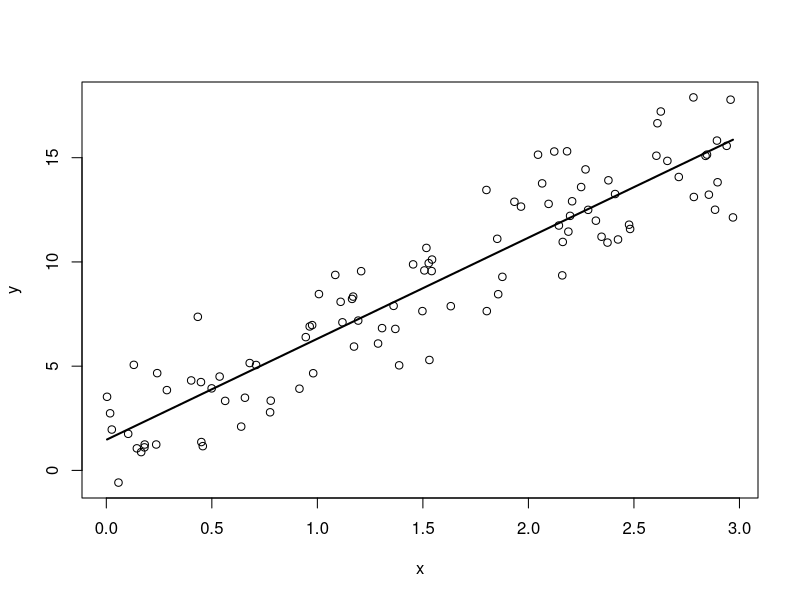
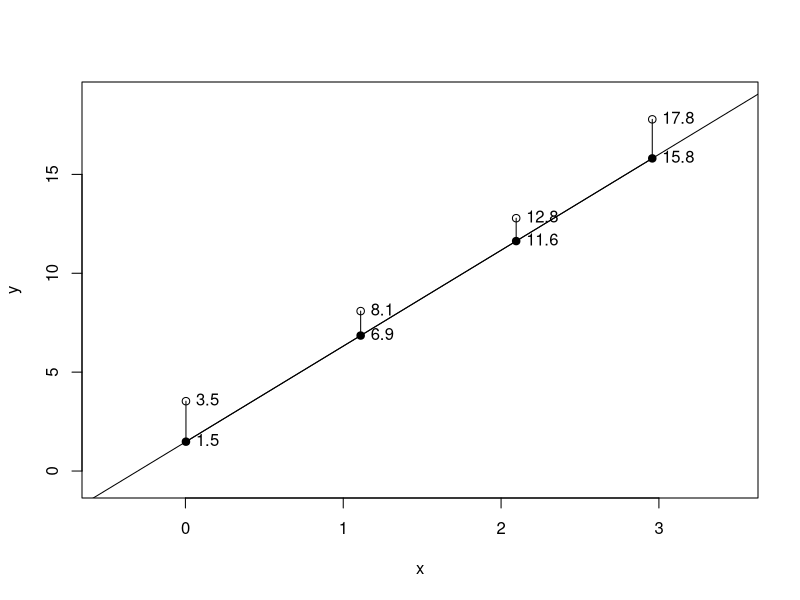
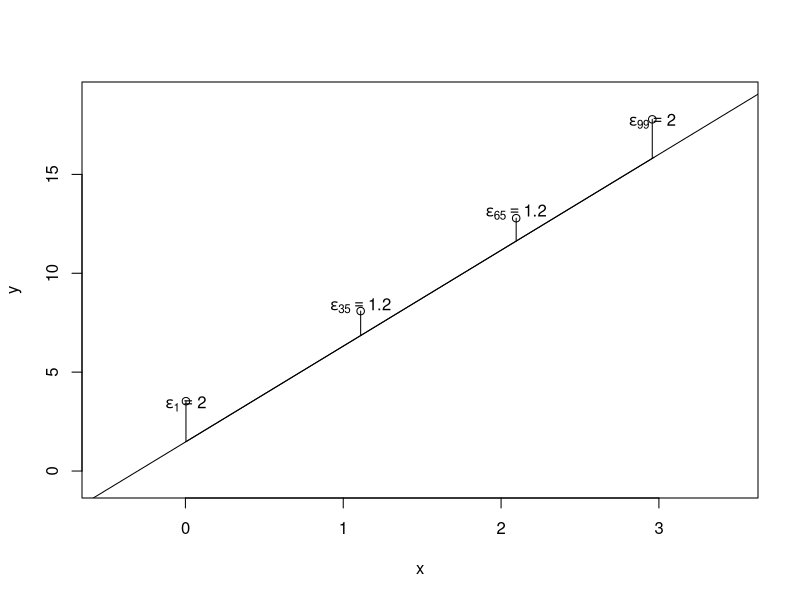
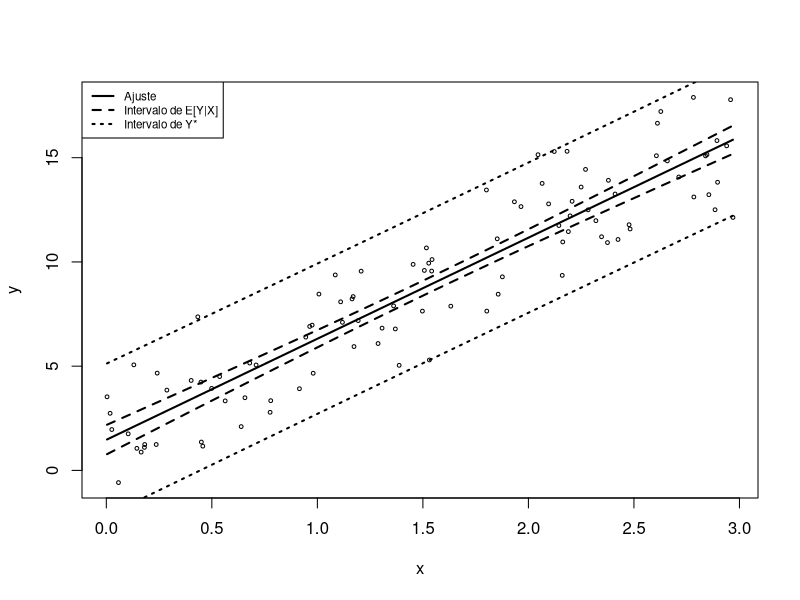
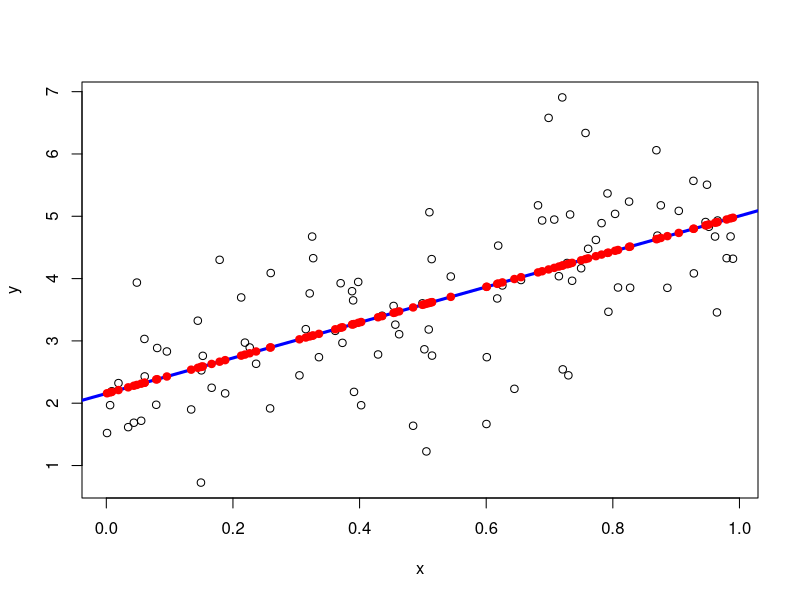
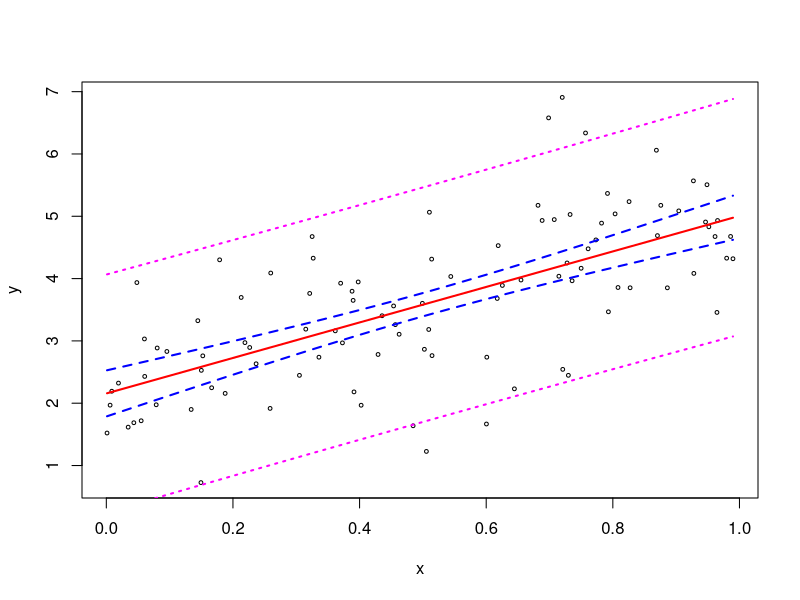

Write R code to recreate these figures, in order.
###########################################################################
### Regresion Lineal Simple
###########################################################################

###########################################################################
### Datos simulados
dev.new(width=4,height=4)

n = 100 ; B0 = 1 ; B1 = 5 ; sigma2 = 2.5 ;   # valores de los parametros
set.seed(12345)                            # semilla
x = runif(n, 0,3)                          # variable explicativa
Eps = rnorm(n, mean=0,sd=sqrt(sigma2))     # errores
y = B0 + B1*x + Eps                        # variable respuesta
plot(x,y)                                  # grafica los puntos (x,y)
modelo <- lm(y ~ x)                        # regresion lineal simple
lines(x,modelo$fit, lwd=2)                 # grafica la linea ajustada
summary(modelo)

###########################################################################
### Residuales

idx = c(1,35,65,99)
x1 = x[order(x)]                      # ordena x, guarda en x1 las 
x1 = x1[idx]                          # observaciones     
y1 = y[order(x)]                      # ordena y con base en x, guarda en 
y1 = y1[idx]                          # y1 las observaciones
fit1 = modelo$fitted.values[order(x)] # ordena los datos ajustados con base
fit1 = fit1[idx]                      # en x, guarda en fit1 las 
                                      # observaciones

plot(x1,y1, xlab="x",ylab="y",        # grafica (x1,y1)
  xlim=c(min(x)-0.5,max(x)+0.5),ylim=c(min(y),max(y)+1))
lines(x,modelo$fitted.values)         # grafica la linea ajustada
abline(reg = modelo)
for(i in 1:4){                        # grafica las lineas entre los puntos
  lines(c(x1[i],x1[i]),c(y1[i],fit1[i]))   # (x1,y1) y (x1,fit1)     
}
points(x1,fit1, pch=19)               # grafica los puntos (x1,fit1)
text(x1,fit1, labels=round(fit1,1),pos=4)  # grafica la coordenada fit1
text(x1,y1, labels=round(y1,1),pos=4)      # grafica la coordenada y1

plot(x1,y1, xlab="x",ylab="y",        # grafica (x1,y1)
  xlim=c(min(x)-0.5,max(x)+0.5),ylim=c(min(y),max(y)+1))
lines(x,modelo$fitted.values)         # grafica la linea ajustada
abline(reg = modelo)
for(i in 1:4){                        # grafica las lineas entre los puntos
  lines(c(x1[i],x1[i]),c(y1[i],fit1[i]))   # (x1,y1) y (x1,fit1)  
  text(x1[i],(fit1[i]+y1[i])/2,       # grafica el valor y1-fit1
    labels=bquote(epsilon[.(idx[i])]==.(round(y1[i]-fit1[i],1))),pos=3)
}

###########################################################################

x2 = data.frame(x=x[order(x)])
conf <- predict(modelo,newdata=x2, interval="confidence")
pred <- predict(modelo,newdata=x2, interval="prediction")

dev.new(width=4,height=4)
plot(x,y, xlab="x",ylab="y", main="", cex=0.5)
lines(x2$x,conf[,1], lwd=2)
lines(x2$x,conf[,2], lwd=2,lty=2)
lines(x2$x,conf[,3], lwd=2,lty=2)
lines(x2$x,pred[,2], lwd=2,lty=3)
lines(x2$x,pred[,3], lwd=2,lty=3)

legend("topleft", legend=c("Ajuste","Intervalo de E[Y|X]","Intervalo de Y*"), cex=0.7,lty=c(1,2,3),lwd=2)

###########################################################################
### Ejemplo

set.seed(12345)
n = 100
x = runif(n, 0, 1)
x2 = rnorm(n,0,1)
B0 = 2
B1 = 3
sigma2 = 1
E = rnorm(n, 0, sqrt(sigma2))
y = B0 + B1*x + E

plot(x,y)

modelo <- lm(y ~ x)
abline(modelo, col="blue", lwd=3)

summary(modelo)

confint(modelo, parm=c("(Intercept)","x"), level=0.95)

anova(modelo)

predict(modelo)
points(x,predict(modelo), col="red", pch=19)

#x2 = data.frame(x=c(0.2,0.4,0.6,0.8))
x2 = data.frame(x=x[order(x)])
conf <- predict(modelo, newdata=x2, interval="confidence", level=0.95)
pred <- predict(modelo, newdata=x2, interval="prediction", level=0.95)

plot(x,y, xlab="x",ylab="y", main="", cex=0.5)
lines(x2$x,conf[,1], lwd=2, col="red")
lines(x2$x,conf[,2], lwd=2,lty=2, col="blue")
lines(x2$x,conf[,3], lwd=2,lty=2, col="blue")
lines(x2$x,pred[,2], lwd=2,lty=3, col="magenta")
lines(x2$x,pred[,3], lwd=2,lty=3, col="magenta")

###########################################################################
###########################################################################
###########################################################################
###########################################################################


